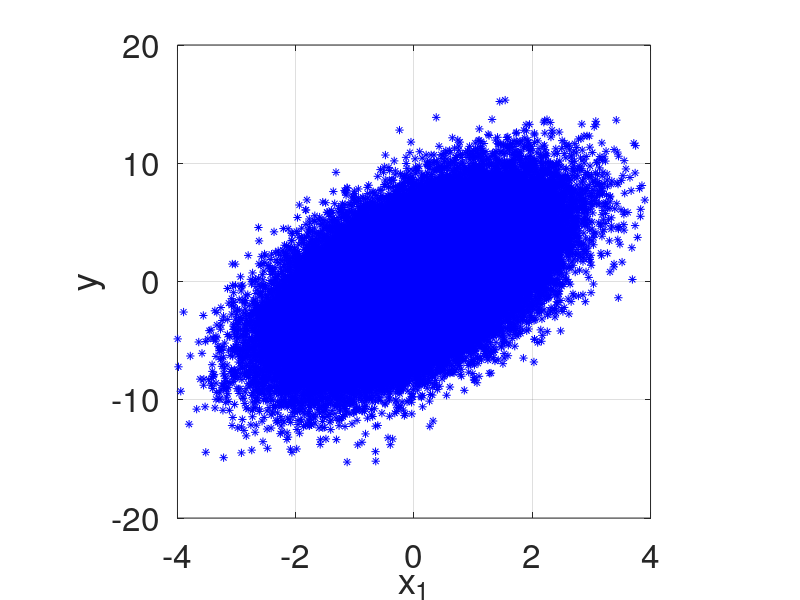
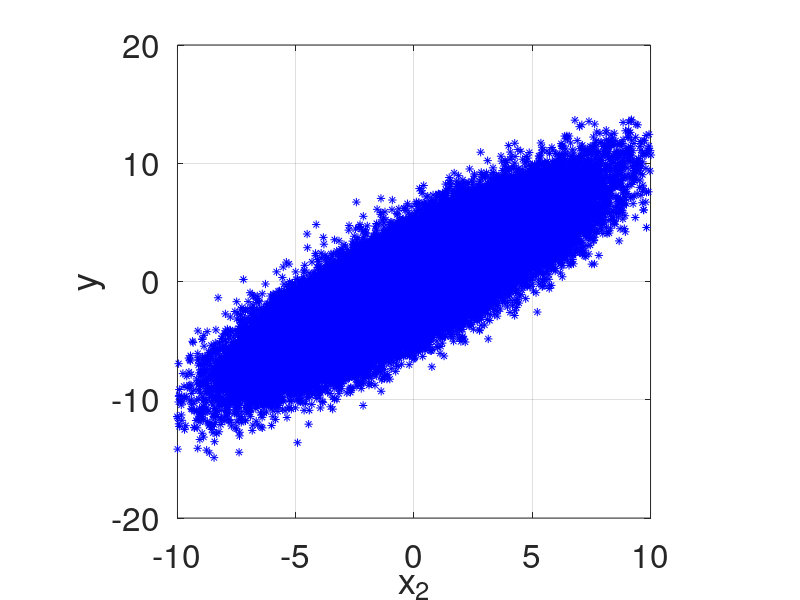

Write MATLAB code to recreate these figures, in order.
%% MATLAB script for
% scatterplots of the additive model
%	Y = c1X1 + c2X2		
clear all; close all; clc	

%  coefficients
c1 = 2;	
c2 = 1;	
sigma1 = 1;
sigma2 = 3;

% number od samples
N = 100000;

% drawing samples from parameters and construct sample matrix M
x1 = normrnd(0,sigma1,[N,1]);
x2 = normrnd(0,sigma2,[N,1]);	

M = [x1, x2];

% compute vector of model outputs
Y = c1*x1 + c2*x2;

%% scater plots
figure
plot(M(:,1), Y, '*b')
xlim([-4 4]), grid on
axis square,xlabel('x_1'),ylabel('y')		
set(gca,'FontSize',24)	
print('x1y','-dpng')	
	
figure
plot(M(:,2), Y, '*b')
xlim([-10 10]), grid on		
axis square,xlabel('x_2'),ylabel('y')		
set(gca,'FontSize',24)	
print('x2y','-dpng')
